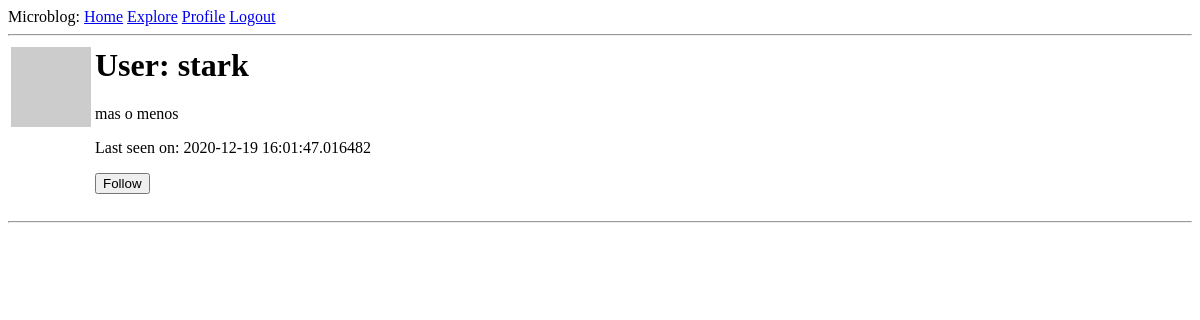
/user/stark (signed in), run on an earlier commit of the app's database.
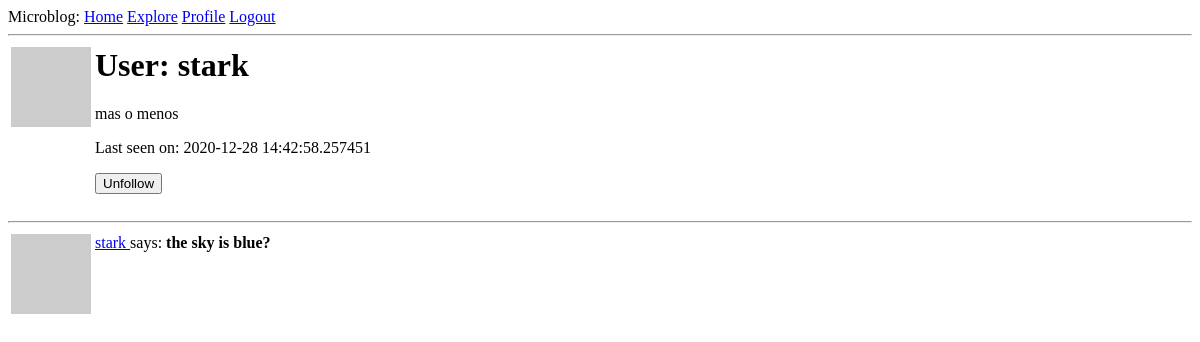
And on a later commit of the database.
### app/models.py (models this page shows, shortened)
class User(UserMixin, db.Model):
  id = db.Column(db.Integer, primary_key=True)
  username = db.Column(db.String(64), index=True, unique=True)
  email = db.Column(db.String(120), index=True, unique=True)
  password_hash = db.Column(db.String(128))
  posts = db.relationship('Post', backref='author', lazy='dynamic')
  about_me = db.Column(db.String(140))
  last_seen = db.Column(db.DateTime, default=datetime.utcnow)
  followed = db.relationship(
    'User', secondary=followers,
    primaryjoin=(followers.c.follower_id == id),
    secondaryjoin=(followers.c.followed_id == id),
    backref=db.backref('followers', lazy='dynamic'), lazy='dynamic'
  )
  def avatar(self, size):
    digest = md5(self.email.lower().encode('utf-8')).hexdigest()
    return 'https://www.gravatar.com/avatar/{}?d=identicon&s={}'.format(
      digest, size
    )
  def is_following(self, user):
    return self.followed.filter(
      followers.c.followed_id == user.id).count() > 0

class Post(db.Model):
  id = db.Column(db.Integer, primary_key=True)
  body = db.Column(db.String(140))
  timestamp = db.Column(db.DateTime, index=True, default=datetime.utcnow)
  user_id = db.Column(db.Integer, db.ForeignKey('user.id'))

### app/routes.py (the view)
@app.route('/user/<username>')
@login_required
def user(username):
  user = User.query.filter_by(username=username).first_or_404()
  page = request.args.get('page', 1, type=int)
  posts = user.posts.order_by(Post.timestamp.desc()).paginate(
    page, app.config['POSTS_PER_PAGE'], False
  )
  next_url = url_for('user', username=user.username, page=posts.next_num) \
    if posts.has_next else None
  prev_url = url_for('user', username= user.username, page=posts.prev_num) \
    if posts.has_prev else None
  form = EmptyForm()
  return render_template('user.html', user=user, posts=posts.items,
    next_url=next_url, prev_url=prev_url, form=form)

### app/forms.py
class EmptyForm(FlaskForm):
  submit = SubmitField('Submit')

### app/models.py (called while the page is built)
@login.user_loader
def load_user(id):
  return User.query.get(int(id))

### app/routes.py (called while the page is built)
@app.before_request
def before_request():
  if current_user.is_authenticated:
    current_user.last_seen = datetime.utcnow()
    db.session.commit()

### app/templates/user.html (shortened to what this page needs)
{% extends "base.html" %}
{% block content %}
  <table>
    <tr valign="top">
      <td><img src="{{user.avatar(128)}}"></td>
      <td>
        <h1>User: {{user.username}}</h1>
        {% if user.about_me %}<p>{{user.about_me}}</p>{% endif %}
        {% if user.last_seen %}<p>Last seen on: {{user.last_seen}}</p>{% endif %}
        {% if user == current_user %}
        <p><a href="{{url_for('edit_profile')}}">Edit your profile</a></p>
        {% elif not current_user.is_following(user) %}
        <p>
          <form action="{{url_for('follow', username=user.username)}}" method="post">
            {{form.submit(value='Follow')}}
          </form>
        </p>
        {% else %}
        <p>
          <form action="{{url_for('unfollow', username=user.username)}}" method="post">
            {{form.submit(value='Unfollow')}}
          </form>
        </p>
        {% endif %}
      </td>
    </tr>
  </table>
  <hr>
  {% for post in posts %}
    {% include '_post.html' %}
  {% endfor %}
{% endblock %}

### app/templates/_post.html
<table>
  <tr valign="top">
    <td><img src="{{post.author.avatar(36)}}"></td>
    <td>
      <a href="{{url_for('user', username=post.author.username)}}">
        {{post.author.username}}
      </a>
       says: <b>{{post.body}}</b></td>
  </tr>
</table>

What changed in the data, as far as the page shows it:
changed User "stark": last_seen "2020-12-19 16:01:47.016482" → "2020-12-28 14:42:58.257451"
added Post: author.username "stark", body "the sky is blue?"
Also different on the page:
form field submit: (not shown) → "Unfollow"
form field submit: "Follow" → (not shown)
